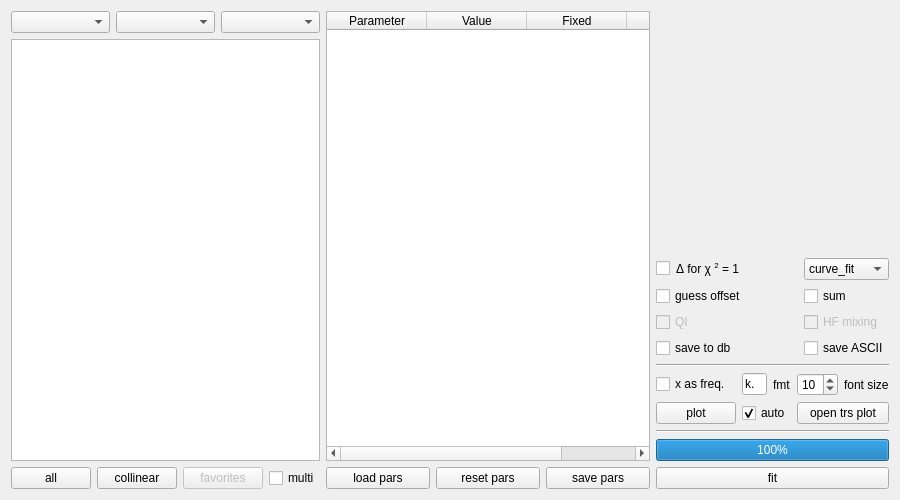
<?xml version="1.0" encoding="UTF-8"?>
<ui version="4.0">
 <class>SpectraFit</class>
 <widget class="QWidget" name="SpectraFit">
  <property name="geometry">
   <rect>
    <x>0</x>
    <y>0</y>
    <width>900</width>
    <height>500</height>
   </rect>
  </property>
  <property name="windowTitle">
   <string>Form</string>
  </property>
  <layout class="QHBoxLayout" name="horizontalLayout" stretch="0,1,0">
   <item>
    <layout class="QVBoxLayout" name="vert_files">
     <item>
      <layout class="QHBoxLayout" name="hor_run_select">
       <item>
        <widget class="QComboBox" name="c_run"/>
       </item>
       <item>
        <widget class="QComboBox" name="c_iso"/>
       </item>
       <item>
        <widget class="QComboBox" name="c_line"/>
       </item>
      </layout>
     </item>
     <item>
      <widget class="QListWidget" name="list_files">
       <property name="selectionBehavior">
        <enum>QAbstractItemView::SelectRows</enum>
       </property>
      </widget>
     </item>
     <item>
      <layout class="QHBoxLayout" name="hor_file_options">
       <item>
        <widget class="QPushButton" name="b_select_all">
         <property name="text">
          <string>all</string>
         </property>
        </widget>
       </item>
       <item>
        <widget class="QPushButton" name="b_select_col">
         <property name="text">
          <string>collinear</string>
         </property>
        </widget>
       </item>
       <item>
        <widget class="QPushButton" name="b_select_favorites">
         <property name="enabled">
          <bool>false</bool>
         </property>
         <property name="text">
          <string>favorites</string>
         </property>
        </widget>
       </item>
       <item>
        <widget class="QCheckBox" name="c_multi">
         <property name="text">
          <string>multi</string>
         </property>
        </widget>
       </item>
      </layout>
     </item>
    </layout>
   </item>
   <item>
    <layout class="QVBoxLayout" name="vert_parameters">
     <item>
      <widget class="QTableWidget" name="table_parameters">
       <column>
        <property name="text">
         <string>Parameter</string>
        </property>
       </column>
       <column>
        <property name="text">
         <string>Value</string>
        </property>
       </column>
       <column>
        <property name="text">
         <string>Fixed</string>
        </property>
       </column>
       <column>
        <property name="text">
         <string>Linked</string>
        </property>
       </column>
      </widget>
     </item>
     <item>
      <layout class="QHBoxLayout" name="hor_parameters">
       <item>
        <widget class="QPushButton" name="b_load_pars">
         <property name="text">
          <string>load pars</string>
         </property>
        </widget>
       </item>
       <item>
        <widget class="QPushButton" name="b_reset_pars">
         <property name="text">
          <string>reset pars</string>
         </property>
        </widget>
       </item>
       <item>
        <widget class="QPushButton" name="b_save_pars">
         <property name="text">
          <string>save pars</string>
         </property>
        </widget>
       </item>
      </layout>
     </item>
    </layout>
   </item>
   <item>
    <layout class="QVBoxLayout" name="vert_control" stretch="1,0,0,0,0,0">
     <item>
      <spacer name="vert_space_control">
       <property name="orientation">
        <enum>Qt::Vertical</enum>
       </property>
       <property name="sizeHint" stdset="0">
        <size>
         <width>20</width>
         <height>40</height>
        </size>
       </property>
      </spacer>
     </item>
     <item>
      <layout class="QGridLayout" name="grid_options">
       <item row="2" column="1">
        <widget class="QCheckBox" name="check_hf_mixing">
         <property name="enabled">
          <bool>false</bool>
         </property>
         <property name="text">
          <string>HF mixing</string>
         </property>
        </widget>
       </item>
       <item row="0" column="1">
        <widget class="QComboBox" name="c_routine">
         <item>
          <property name="text">
           <string>curve_fit</string>
          </property>
         </item>
        </widget>
       </item>
       <item row="3" column="1">
        <widget class="QCheckBox" name="check_save_ascii">
         <property name="text">
          <string>save ASCII</string>
         </property>
        </widget>
       </item>
       <item row="2" column="0">
        <widget class="QCheckBox" name="check_qi">
         <property name="enabled">
          <bool>false</bool>
         </property>
         <property name="text">
          <string>QI</string>
         </property>
        </widget>
       </item>
       <item row="0" column="0">
        <layout class="QHBoxLayout" name="hor_chi2" stretch="0,1">
         <item>
          <widget class="QCheckBox" name="c_chi2">
           <property name="text">
            <string/>
           </property>
          </widget>
         </item>
         <item>
          <widget class="QLabel" name="l_chi2">
           <property name="text">
            <string>&lt;nobr&gt;&amp;Delta; for &amp;chi; &lt;sup&gt;2&lt;/sup&gt; = 1&lt;/nobr&gt;</string>
           </property>
          </widget>
         </item>
        </layout>
       </item>
       <item row="3" column="0">
        <widget class="QCheckBox" name="check_save_to_db">
         <property name="text">
          <string>save to db</string>
         </property>
        </widget>
       </item>
       <item row="1" column="0">
        <widget class="QCheckBox" name="check_guess_offset">
         <property name="text">
          <string>guess offset</string>
         </property>
        </widget>
       </item>
       <item row="1" column="1">
        <widget class="QCheckBox" name="check_sum">
         <property name="text">
          <string>sum</string>
         </property>
        </widget>
       </item>
      </layout>
     </item>
     <item>
      <widget class="Line" name="line_plot">
       <property name="orientation">
        <enum>Qt::Horizontal</enum>
       </property>
      </widget>
     </item>
     <item>
      <layout class="QGridLayout" name="grid_plot">
       <item row="1" column="2">
        <widget class="QPushButton" name="b_trs">
         <property name="text">
          <string>open trs plot</string>
         </property>
        </widget>
       </item>
       <item row="1" column="1">
        <widget class="QCheckBox" name="check_auto">
         <property name="text">
          <string>auto</string>
         </property>
         <property name="checked">
          <bool>true</bool>
         </property>
        </widget>
       </item>
       <item row="1" column="0">
        <widget class="QPushButton" name="b_plot">
         <property name="text">
          <string>plot</string>
         </property>
        </widget>
       </item>
       <item row="0" column="0">
        <widget class="QCheckBox" name="check_x_as_freq">
         <property name="text">
          <string>x as freq.</string>
         </property>
        </widget>
       </item>
       <item row="0" column="2">
        <layout class="QHBoxLayout" name="horizontalLayout_2" stretch="0,1">
         <item>
          <widget class="QSpinBox" name="s_fontsize">
           <property name="minimum">
            <number>1</number>
           </property>
           <property name="value">
            <number>10</number>
           </property>
          </widget>
         </item>
         <item>
          <widget class="QLabel" name="label">
           <property name="text">
            <string>font size</string>
           </property>
          </widget>
         </item>
        </layout>
       </item>
       <item row="0" column="1">
        <layout class="QHBoxLayout" name="horizontalLayout_3">
         <item>
          <widget class="QLineEdit" name="edit_fmt">
           <property name="maximumSize">
            <size>
             <width>25</width>
             <height>16777215</height>
            </size>
           </property>
           <property name="text">
            <string>k.</string>
           </property>
          </widget>
         </item>
         <item>
          <widget class="QLabel" name="l_fmt">
           <property name="text">
            <string>fmt</string>
           </property>
          </widget>
         </item>
        </layout>
       </item>
      </layout>
     </item>
     <item>
      <widget class="Line" name="line_control">
       <property name="orientation">
        <enum>Qt::Horizontal</enum>
       </property>
      </widget>
     </item>
     <item>
      <layout class="QGridLayout" name="grid_actions">
       <item row="1" column="0">
        <widget class="QPushButton" name="b_fit">
         <property name="text">
          <string>fit</string>
         </property>
        </widget>
       </item>
       <item row="0" column="0">
        <widget class="QProgressBar" name="progress_fit">
         <property name="value">
          <number>100</number>
         </property>
        </widget>
       </item>
      </layout>
     </item>
    </layout>
   </item>
  </layout>
 </widget>
 <resources/>
 <connections/>
</ui>
